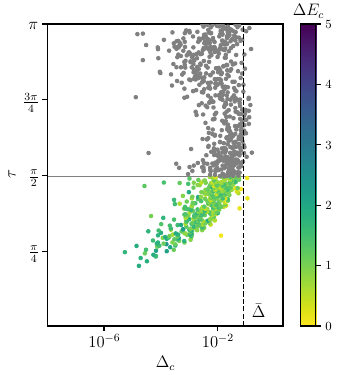

Python code for this plot:
import numpy as np
from matplotlib import rc
rc('text', usetex=True)
import matplotlib.pyplot as plt

# parameters
L = 10
size = 78
g = 4.0
start = 0.0
end = np.pi
res = 4000000

# transfer date
name = "hhz_freq_transfers_L=" + str(L) + "_g=" + str(g).replace(".", "-") \
       + "_start=" + str(start).replace(".", "-") + "_end=" + str(end).replace(".", "-") + "_res=" + str(res) + ".npz"
data = np.load(name)

widths = data["widths"]
tau_min = data["times"]
idx = data["idx"]
en_x = data["en_x"]
en_y = data["en_y"]
en_z = data["en_z"]
en_zz = data["en_zz"]
en_avg = 0.5 * (en_x + en_z + en_zz)

idx_gray = 350

plt.figure(1, figsize=(3.375, 3.75), constrained_layout=True)
cmap = "viridis_r"

scat = plt.scatter(widths[0:idx_gray + 1], tau_min[0:idx_gray + 1], marker="o", s=5, c=np.absolute(en_avg[0:idx_gray + 1]), cmap=cmap, vmin=0., vmax=5., zorder=3)

ax = plt.gca()
clb = plt.colorbar(scat, ax=ax, pad=0.075, orientation="vertical", aspect=20)
clb.ax.set_title(r"$\Delta E_{c}$", fontsize=12)
clb.ax.tick_params(labelsize=9)
plt.axvline(2 * np.pi / size, color="black", ls="--", lw=1, zorder=4)

scat = plt.scatter(widths[idx_gray:], tau_min[idx_gray:], marker="o", s=5, color="gray", zorder=3)
plt.axhline(tau_min[idx_gray], lw=1, color="gray", zorder=2)

plt.annotate(r"$\bar{\Delta}$", (4 * np.pi / size, 0.1), fontsize=12, zorder=5)

# plt.grid(color="black", lw=0.5, zorder=1)
plt.xlabel(r"$\Delta_{c}$", fontsize=12)
plt.ylabel(r"$\tau$", fontsize=12)

plt.xscale("log")
plt.xlim(1.e-8, 2.0)
plt.ylim(0.01, end)

plt.xticks([1.e-6, 1.e-2], fontsize=12)
plt.yticks([0.25 * np.pi, 0.5 * np.pi, 0.75 * np.pi, np.pi], [r"$\frac{\pi}{4}$", r"$\frac{\pi}{2}$", r"$\frac{3\pi}{4}$", r"$\pi$"], fontsize=12)

plt.savefig("Fig9.pdf", format="pdf")
# plt.show()